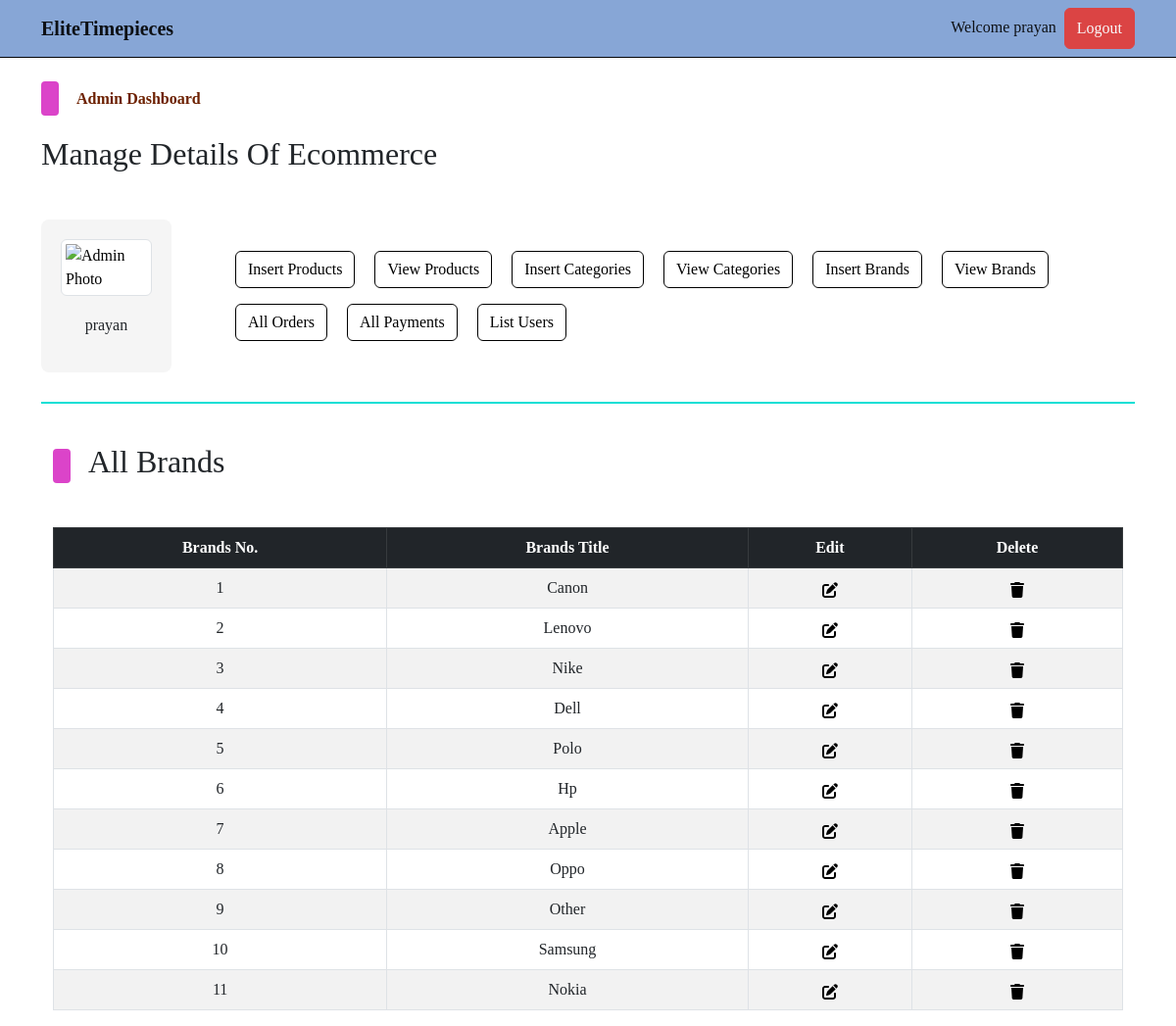
Screenshot of /admin/index.php?view_brands (signed in) with the database file from the repository.
### tables this page shows
CREATE TABLE `admin_table` (
  `admin_id` int(11) NOT NULL,
  `admin_name` varchar(100) NOT NULL,
  `admin_email` varchar(200) NOT NULL,
  `admin_image` varchar(255) NOT NULL,
  `admin_password` varchar(255) NOT NULL
);

CREATE TABLE `brands` (
  `brand_id` int(11) NOT NULL,
  `brand_title` varchar(100) NOT NULL
);

### admin/view_brands.php (the view, shortened to what this page needs)
<!DOCTYPE html>
<html lang="en">
<head>
</head>
<body>
    <div class="container">
        <div class="categ-header">
            <div class="sub-title">
                <span class="shape"></span>
                <h2>All Brands</h2>
            </div>
        </div>
        <div class="table-data">
            <table class="table table-bordered table-hover table-striped text-center">
                <thead class="table-dark">
                    <tr>
                        <th>Brands No.</th>
                        <th>Brands Title</th>
                        <th>Edit</th>
                        <th>Delete</th>
                    </tr>
                </thead>
                <tbody>
                    <?php
                    $get_brand_query = "SELECT * FROM `brands`";
                    $get_brand_result = mysqli_query($con, $get_brand_query);
                    $id_number = 1;
                    while ($row_fetch_brands = mysqli_fetch_array($get_brand_result)) {
                        $brand_id = $row_fetch_brands['brand_id'];
                        $brand_title = $row_fetch_brands['brand_title'];
                        echo "
                            <tr>
                            <td>$id_number</td>
                            <td>$brand_title</td>
                            <td>
                                <a href='index.php?edit_brand=$brand_id'>
                                </a>
                            </td>
                            <td>
                                <a href='index.php?delete_brand=$brand_id' data-bs-toggle='modal' data-bs-target='#deleteModal_$brand_id'>
                                </a>
                                <div class='modal fade' id='deleteModal_$brand_id' tabindex='-1' aria-labelledby='deleteModal_$brand_id.Label' aria-hidden='true'>
                                                            <a class='text-light' href='index.php?delete_brand=$brand_id'>
                                                                Delete $brand_title
                                                            </a>
                                </div>
                            </td>
                        </tr>
                            ";
                        $id_number++;
                    }
                    ?>
                </tbody>
            </table>
        </div>
    </div>
</body>
</html>

### admin/index.php (shortened to what this page needs)
<?php
    include('../functions/common_functions.php');
    if(isset($_SESSION['admin_username'])){
        $admin_name = $_SESSION['admin_username'];
        $get_admin_data = "SELECT * FROM `admin_table` WHERE admin_name = '$admin_name'";
        $get_admin_result = mysqli_query($con,$get_admin_data);
        $row_fetch_admin_data = mysqli_fetch_array($get_admin_result);
        $admin_name = $row_fetch_admin_data['admin_name'];
        $admin_image = $row_fetch_admin_data['admin_image'];
    }else{
        echo "<script>window.open('./admin_login.php','_self');</script>";
    }
?>
<!DOCTYPE html>
<html lang="en">
<head>
    <link rel="stylesheet" href="../assets/css/bootstrap.css" />
    <link rel="stylesheet" href="../assets/css/main.css" />
</head>
<body>
    <nav class="navbar navbar-expand-lg navbar-light bg-light">
        <div class="container">
            <a class="navbar-brand fw-bold" href="#">EliteTimepieces</a>
            <div class="collapse navbar-collapse" id="navbarSupportedContentad">
                <ul class="navbar-nav ms-auto mb-2 mb-lg-0">
                    <li class="nav-item">
                        <a class="nav-link active" aria-current="page" href="#">Welcome <?php echo $admin_name;?></a>
                    </li>
                    <li class="nav-item">
                    <button class="btn btn-primary p-0 px-1">
                            <a href="./admin_logout.php" class="nav-link text-light">Logout</a>
                        </button>
                    </li>
                </ul>
            </div>
        </div>
    </nav>
    <div class="control">
        <div class="container pt-4 pb-0">
            <div class="categ-header">
                <div class="sub-title">
                    <span class="shape"></span>
                    <span class="title">Admin Dashboard</span>
                </div>
                <h2>Manage Details Of Ecommerce</h2>
            </div>
            <div class="row align-items-center">
                <div class="col-md-2">
                    <div class="admin-image">
                        <a href="./index.php"><img src="./admin_images/<?php echo $admin_image;?>" class="img-thumbnail" alt="Admin Photo"></a>
                        <p><?php echo $admin_name;?></p>
                    </div>
                </div>
                <div class="col-md-10">
                    <div class="buttons">
                        <button class="btn btn-outline-primary m-2">
                            <a href="./insert_product.php" class="nav-link">Insert Products</a>
                        </button>
                        <button class="btn btn-outline-primary m-2">
                            <a href="index.php?view_products" class="nav-link">View Products</a>
                        </button>
                        <button class="btn btn-outline-primary m-2">
                            <a href="index.php?insert_category" class="nav-link">Insert Categories</a>
                        </button>
                        <button class="btn btn-outline-primary m-2">
                            <a href="index.php?view_categories" class="nav-link">View Categories</a>
                        </button>
                        <button class="btn btn-outline-primary m-2">
                            <a href="index.php?insert_brand" class="nav-link">Insert Brands</a>
                        </button>
                        <button class="btn btn-outline-primary m-2">
                            <a href="index.php?view_brands" class="nav-link">View Brands</a>
                        </button>
                        <button class="btn btn-outline-primary m-2">
                            <a href="index.php?list_orders" class="nav-link">All Orders</a>
                        </button>
                        <button class="btn btn-outline-primary m-2">
                            <a href="index.php?list_payments" class="nav-link">All Payments</a>
                        </button>
                        <button class="btn btn-outline-primary m-2">
                            <a href="index.php?list_users" class="nav-link">List Users</a>
                        </button>
                    </div>
                </div>
            </div>
        </div>
    </div>
    <div class="container">
        <div class="divider"></div>
    </div>
    <div class="change-page">
        <div class="container">
            <?php
            if(isset($_GET['view_brands'])){
                include('./view_brands.php');
            }
            ?>
        </div>
    </div>
</body>
</html>

### assets/css/main.css (style rules this page uses)
* { -webkit-box-sizing: border-box; -moz-box-sizing: border-box; box-sizing: border-box; margin: 0; padding: 0; }
html { scroll-behavior: smooth; }
body { font-family: "regular","sans-serif"; }
a { text-decoration: blue; color: #000000; cursor: pointer; }
button, input[type="submit"] { cursor: pointer; }
ul { list-style: none; }
.divider { background-color: #0fdfd5; height: 1.5px; width: 100%; margin-top: 30px; margin-bottom: 40px; }
.container .categ-header { display: flex; flex-direction: column; gap: 20px; margin-bottom: 40px; }
.container .categ-header .sub-title { display: flex; flex-direction: row; gap: 18px; align-items: center; }
.container .categ-header .sub-title span:nth-of-type(1) { width: 18px; height: 35px; background-color: #db44c9; border-radius: 4px; -webkit-border-radius: 4px; -moz-border-radius: 4px; -ms-border-radius: 4px; -o-border-radius: 4px; }
.shape { display: inline-block; width: 18px; height: 35px; background-color: #4444db; border-radius: 4px; -webkit-border-radius: 4px; -moz-border-radius: 4px; -ms-border-radius: 4px; -o-border-radius: 4px; }
.container .categ-header .sub-title span:nth-of-type(2) { color: #6d2100; font-weight: bold; }
.bg-light { background-color: #87a6d6 !important; border-bottom: 1px solid #040608; }
.control .container .row .admin-image { width: 80%; background-color: #F5F5F5; padding: 20px; display: flex; flex-direction: column; gap:18px; align-items: center; border-radius: 8px; -webkit-border-radius: 8px; -moz-border-radius: 8px; -ms-border-radius: 8px; -o-border-radius: 8px; }
.control .container .row .admin-image img { width: 100%; }
.control .container .row .buttons a.nav-link { transition: 0s; -webkit-transition: 0s; -moz-transition: 0s; -ms-transition: 0s; -o-transition: 0s; }
td { vertical-align: middle; }

### rows the page displays
admin_table: admin_name "prayan"
brands: brand_title "Canon"
brands: brand_title "Lenovo"
brands: brand_title "Nike"
brands: brand_title "Dell"
brands: brand_title "Polo"
brands: brand_title "Hp"
brands: brand_title "Apple"
brands: brand_title "Oppo"
brands: brand_title "Other"
brands: brand_title "Samsung"
brands: brand_title "Nokia"
